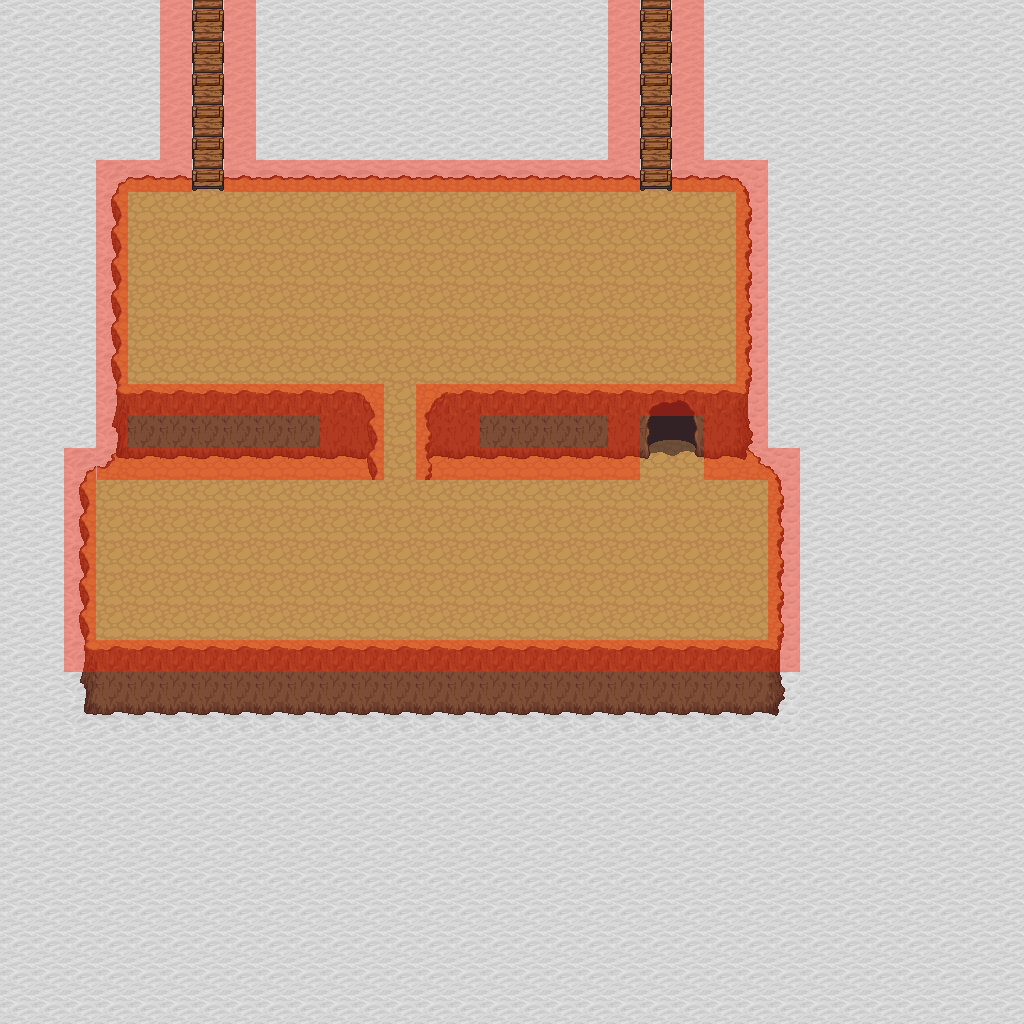

This is a level from a 2D game, rendered from its Tiled map with the project's own tilesets. A one-line summary and the map file follow, with tile-layer data summarised:
An orthogonal 32x32 tile map with 32x32 px tiles, 3 tile layers (background, object, collision), 4 tilesets and 5 objects (3x teleport, skeleton, melee).

<map version="1.0" orientation="orthogonal" width="32" height="32" tilewidth="32" tileheight="32">
 <properties>
  <property name="music" value="snow_about_a_castle.ogg" />
  <property name="tileset" value="outside.txt" />
  <property name="title" value="Snow Mountain" />
 </properties>
 <tileset firstgid="1" name="tiled_collision" tilewidth="32" tileheight="32">
  <image source="tiled_collision.png" width="480" height="32" />
 </tileset>
 <tileset firstgid="16" name="generic_background" tilewidth="32" tileheight="32">
  <image source="generic_background.png" width="864" height="832" />
 </tileset>
 <tileset firstgid="718" name="small_objects" tilewidth="32" tileheight="64">
  <image source="small_objects.png" width="671" height="512" />
 </tileset>
 <tileset firstgid="878" name="outside_objects" tilewidth="32" tileheight="128">
  <image source="outside_objects.png" width="672" height="768" />
 </tileset>
 <layer name="background" width="32" height="32">
  <data>[1024 cells, 1024 non-empty, 19 distinct tile ids]</data>
 </layer>
 <layer name="object" width="32" height="32">
  <data>[1024 cells, 28 non-empty, 15 distinct tile ids]</data>
 </layer>
 <layer name="collision" width="32" height="32">
  <data>[1024 cells, 132 non-empty, 1 distinct tile ids]</data>
 </layer>
 <objectgroup name="enemygroup" width="32" height="32">
  <object name="2 Skeletons" type="skeleton" x="128" y="192" width="608" height="160">
   <properties>
    <property name="level" value="1,1" />
    <property name="number" value="2,2" />
   </properties>
  </object>
  <object name="2 melee cultists" type="melee" x="96" y="480" width="672" height="160">
   <properties>
    <property name="level" value="2,2" />
    <property name="number" value="2,2" />
   </properties>
  </object>
 </objectgroup>
 <objectgroup name="enemy" width="32" height="32" />
 <objectgroup name="event" width="32" height="32">
  <object name="Teleport to Snow2" type="teleport" x="640" y="0" width="32" height="32">
   <properties>
    <property name="intermap" value="snow2.txt,22,30" />
   </properties>
  </object>
  <object name="Teleport to Snow2" type="teleport" x="192" y="0" width="32" height="32">
   <properties>
    <property name="intermap" value="snow2.txt,8,30" />
   </properties>
  </object>
  <object name="Teleport to Snow4" type="teleport" x="640" y="416" width="64" height="64">
   <properties>
    <property name="intermap" value="snow4.txt,2,30" />
   </properties>
  </object>
 </objectgroup>
</map>
